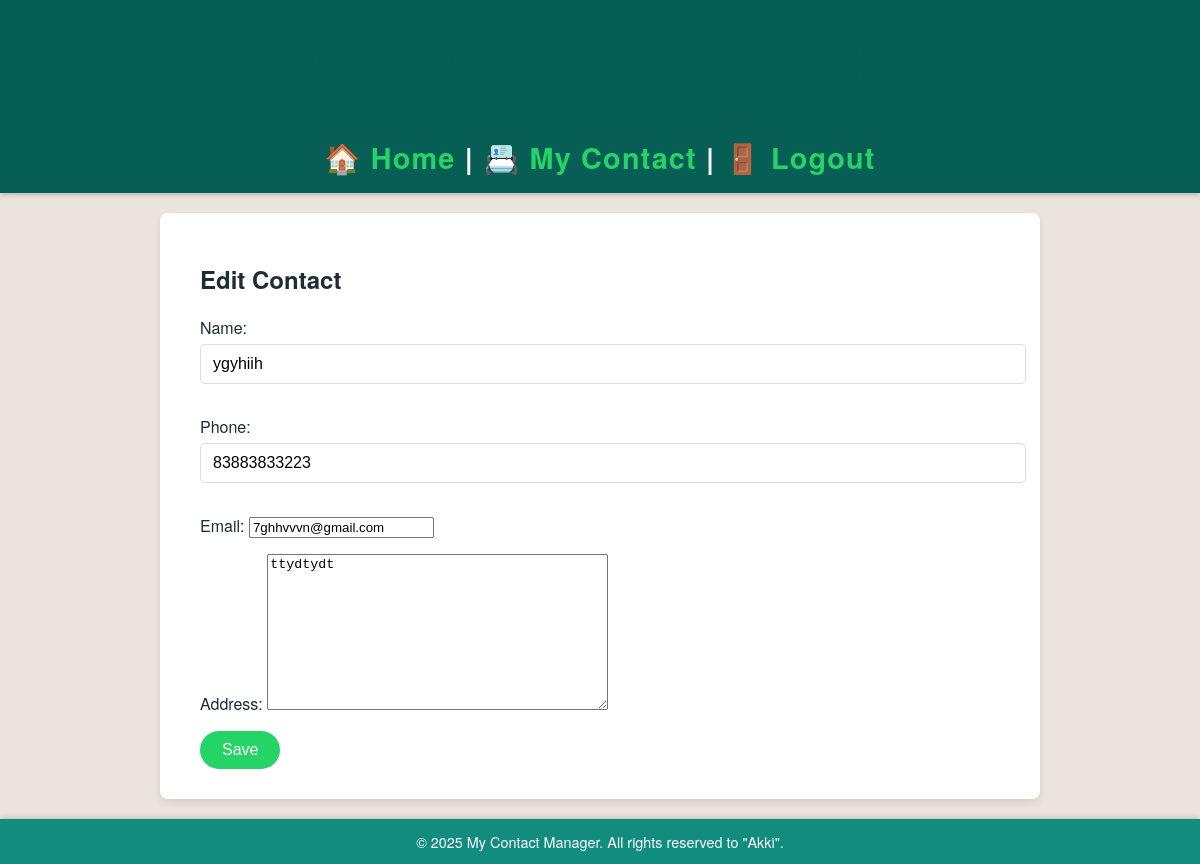
/contacts/edit/7/ (signed in), run on the app's committed database.
### contacts/models.py (models this page shows, shortened)
class Contact(models.Model):
    user = models.ForeignKey(User, on_delete=models.CASCADE)
    name = models.CharField(max_length=100)
    phone = models.CharField(max_length=20)
    email = models.EmailField(blank=True)
    address = models.TextField(blank=True)

### contacts/views.py (the view)
# urls.py: path('edit/<int:contact_id>/', views.edit_contact, name='edit_contact'),
@login_required
def edit_contact(request, contact_id):
    contact = get_object_or_404(Contact, id=contact_id, user=request.user)
    if request.method == 'POST':
        form = ContactForm(request.POST, instance=contact)
        if form.is_valid():
            form.save()
            return redirect('contacts:list')  # ✅ fixed
    else:
        form = ContactForm(instance=contact)
    return render(request, 'contacts/edit.html', {'form': form})

### contacts/forms.py
class ContactForm(forms.ModelForm):
    class Meta:
        model = Contact
        fields = ['name', 'phone', 'email', 'address']

### templates/contacts/edit.html (shortened to what this page needs)
{% extends 'base.html' %}
{% block content %}
  <h2>{{ form.instance.pk|yesno:"Edit Contact,Add Contact" }}</h2>
  <form method="post">
    {{ form.as_p }}
    <button type="submit">Save</button>
  </form>
{% endblock %}

### static/css/styles.css (style rules this page uses)
body { font-family: 'Helvetica Neue', Helvetica, Arial, sans-serif; background: #ece5dd; margin: 0; padding: 0; color: #202c33; min-height: 100vh; display: flex; flex-direction: column; }
button { background-color: #25d366; border: none; color: white; padding: 10px 22px; font-size: 1em; border-radius: 25px; cursor: pointer; transition: background-color 0.3s ease; }
input[type="text"], input[type="password"] { width: 100%; padding: 10px 12px; margin-top: 5px; margin-bottom: 15px; border: 1.8px solid #ddd; border-radius: 5px; font-size: 1em; transition: border-color 0.3s ease; }

### data on the page
Contact: instance.pk "Edit Contact", name "ygyhiih", phone "83883833223", email "7ghhvvvn@gmail.com", address "ttydtydt"
